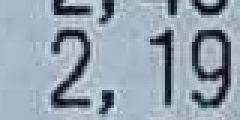
#> input picture main/images/result_snippets/green/2024-03-27_10-56-32_green_ROI_0.png, 80 x 40 px, given as the content of the folder ../images/result_snippets/pink/, which was not available (shown 3 times larger)
$ jupyter execute --allow-errors classify_images.ipynb   (text cells are left out)
#> lines starting #> are read from the running program, lines starting #| are printed output that depends on the picture; pictures that were not available may be replaced by others from this repository, and a replacement may not be noted
### main/scripts/utils.py
import cv2
import numpy as np
from PIL import Image
from IPython.display import display

def plot_results(image, mode="inline", scale=0.6):
    # Display the result
    if mode == "popup":
        pass
    elif mode == "inline":
        # Convert from BGR to RGB (because OpenCV uses BGR order for color channels, whereas PIL uses RGB.)
        image_rgb = cv2.cvtColor(image, cv2.COLOR_BGR2RGB)
        image = Image.fromarray(image_rgb)
    else:
        raise ValueError("Mode must be either 'popup' or 'inline'")

    if type(image) is np.ndarray:
        cv2.imshow('Image', image)
        cv2.waitKey(0)
        cv2.destroyAllWindows()
    else:
        width, height = image.size
        display(image.resize((int(width*scale), int(height*scale))))

COLOR_BOUNDS = {
    'green':{
        'lower': np.array([30, 50, 20]),
        'upper': np.array([90, 255, 255])
        },
    'orange':{
        'lower': np.array([10, 50, 20]),
        'upper': np.array([30, 255, 255])
        },
    'pink':{
        'lower': np.array([130, 50, 20]),
        'upper': np.array([170, 255, 255])
        }
}

### main/scripts/classify_images.ipynb
[cell 1]
from PIL import Image
import numpy as np
import cv2
import pandas as pd
from utils import plot_results

import os
from google.cloud import vision
from credentials import google_key

#> (a cell that did not finish here is left out)

[cell 3]
color = "pink"
image_directory = f"../images/result_snippets/{color}/"

[cell 4]
# load all images from given directory and apply OCR

image_snippets = []
for filename in os.listdir(image_directory):
    if filename.endswith(".png"):
        img = cv2.imread(os.path.join(image_directory, filename))
#> img is the input picture: shape (40, 80, 3); mean B, G, R 175.5, 161.2, 148.2
        if img is not None:
            image_snippets.append(img)

plot_results(image_snippets[0], scale=2)
#> in plot_results, `display(image.resize((int(width*scale), int(height*scale))))`:
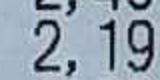
#> shown: PIL image 160x80 RGB; mean R, G, B 148.3, 161.2, 175.5

[cell 5]
# TODO figure out why background color is suddenly "warmer" than before (has nothing to do with plot_results(), saved image has the same problem)

gap = 20

# Define the dimensions of the canvas (you can adjust these as needed)
max_width = np.max([Image.fromarray(te).width for te in image_snippets])
#> max_width = 80
total_height = np.sum([Image.fromarray(te).height for te in image_snippets])
#> total_height = 40
canvas_width = max_width
#> canvas_width = 80
canvas_height = total_height + gap * len(image_snippets) - gap
#> canvas_height = 40

# Create an empty canvas
canvas = Image.new('RGB', (canvas_width, canvas_height), (255, 255, 255))
#> canvas: PIL image 80x40 RGB; every value is 255

x_offset = 0
y_offset = 0
for te in image_snippets:
    image = Image.fromarray(te)

    # Paste the image onto the canvas at the calculated position
    canvas.paste(image, (x_offset, y_offset))

    # Calculate the position to paste the image in the center of the canvas
    # x_offset = (x_offset - image.width)
    y_offset = (y_offset + image.height + gap)
#> this loop made 1 pass
#> y_offset on pass 1: 60
#> after the loop, y_offset = 60

# Save or display the final canvas
# canvas.save('output_canvas.png')
plot_results(canvas.rotate(90, expand=True), scale=1.2, mode='popup')
#> call 2 of plot_results, with mode = 'popup', scale = 1.2
#> in plot_results (call 2), `display(image.resize((int(width*scale), int(height*scale))))`:
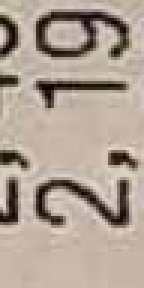
#> shown: PIL image 48x96 RGB (shown 3 times larger); mean R, G, B 175.5, 161.2, 148.3
#> in plot_results (call 2), `display(image.resize((int(width*scale), int(height*scale))))`:
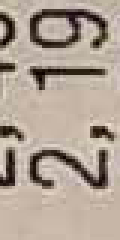
#> image: PIL image 40x80 RGB (shown 3 times larger); mean R, G, B 175.5, 161.2, 148.2

canvas_array = np.array(canvas)

[cell 6]
_, image_bytes = cv2.imencode('.png', canvas_array)
#> image_bytes = 7259 values, max 255 at index 52, min 0 at index 8, mean 126.8
image_data = image_bytes.tobytes()
google_image = vision.Image(content=image_data)
#> (the rest of this cell did not finish here and is left out)
